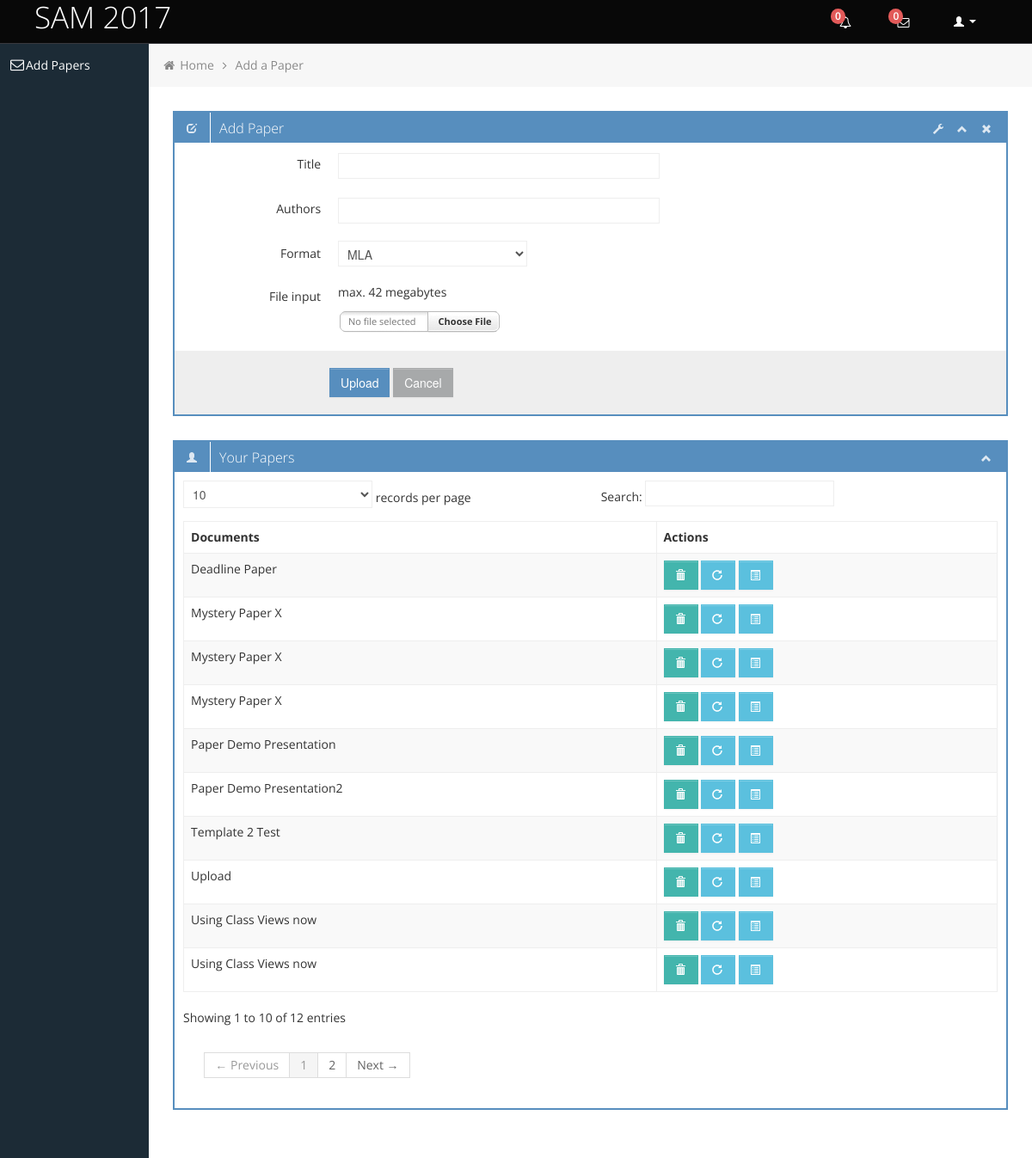
Page /app/upload/ (signed in) on the committed database.
### app/models.py (models this page shows, shortened)
class Paper(models.Model):
    title = models.CharField(max_length = 255)
    revision = models.BooleanField()
    date_submitted = models.DateTimeField(auto_now=True, null=True)
    contact_author = models.ForeignKey(SAM2017User, related_name="submitter")
    authors = models.CharField(max_length = 255)
    deadline = models.DateTimeField(null=True)
    docfile = models.FileField(upload_to='documents/%y/%m/%d')
    MLA = "MLA"
    APA = "APA"
    CBE = "CBE"
    CHICAGO = "CHI"
    FORMAT_CHOICES = (
            (MLA, "MLA"),
            (APA, "APA"),
            (CBE, "CBE"),
            (CHICAGO, "Chicago"),
    )
    format = models.CharField(max_length= 10,
                              choices=FORMAT_CHOICES)

### app/views.py (the view, shortened to what this page needs)
class UploadPaper(View):
    err = ''
    template_name = 'app/upload.html'
    form_class = DocumentForm() # A empty, unbound form
    def get(self, request, *args, **kwargs):
        current_user = request.user
        sam2017_user = SAM2017User.objects.get(user=current_user)
        papers = Paper.objects.filter(contact_author=sam2017_user)
        return render(request, self.template_name,{'papers': papers, 'form': self.form_class})

### app/forms.py
class DocumentForm(forms.Form):
    docfile = forms.FileField(
        label='Select a file',
        help_text='max. 42 megabytes',
        widget=forms.FileInput(attrs={'class' : 'input-file uniform_on'}),
    )
    FORMAT_CHOICES = (
            ('MLA', "MLA"),
            ('APA', "APA"),
            ('CBE', "CBE"),
            ('CHICAGO', "Chicago"),
    )
    title = forms.CharField(label='Title', max_length=225, widget=forms.TextInput(attrs={'class' : 'span6 typeahead'}))
    authors = forms.CharField(label='list of authors', max_length=200, widget=forms.TextInput(attrs={'class' : 'span6 typeahead'}))
    format = forms.ChoiceField(label='format of paper', widget=forms.Select, choices = FORMAT_CHOICES, required= True)
    help_text='max. 42 megabytes'

### app/templates/app/upload.html (shortened to what this page needs)
{% extends "app/base.html" %}
{% block content %}
			<ul class="breadcrumb">
				<li>
					<i class="icon-home"></i>
                    <a href="{% url 'app:index' %}">Home</a>
					<i class="icon-angle-right"></i>
				</li>
				<li><a href="#">Add a Paper</a></li>
			</ul>
			<div class="row-fluid sortable">
				<div class="box span12">
					<div class="box-header" data-original-title>
						<h2><i class="halflings-icon white edit"></i>Add Paper</h2>
						<div class="box-icon">
							<a href="#" class="btn-setting"><i class="halflings-icon white wrench"></i></a>
							<a href="#" class="btn-minimize"><i class="halflings-icon white chevron-up"></i></a>
							<a href="#" class="btn-close"><i class="halflings-icon white remove"></i></a>
						</div>
					</div>
					<div class="box-content">
						<form class="form-horizontal" action="{% url 'app:upload' %}" method="post" enctype="multipart/form-data">
						  <fieldset>
							<div class="control-group">
							  <label class="control-label">Title </label>
							  <div class="controls">
									{{ form.title }}
							  </div>
							</div>
							<div class="control-group">
							  <label class="control-label">Authors </label>
							  <div class="controls">
									{{ form.authors }}
							  </div>
							</div>
							<div class="control-group">
							  <label class="control-label">Format </label>
							  <div class="controls">
									{{ form.format }}
							  </div>
							</div>
							<div class="control-group">
							  <label class="control-label" for="fileInput">File input</label>
							  <div class="controls">
									{{ form.docfile.help_text }}</p>
							  </div>
							</div>
							<div class="form-actions">
							  <input type="submit" class="btn btn-primary" value="Upload" />
							  <button type="reset" class="btn">Cancel</button>
							</div>
						  </fieldset>
						</form>
					</div>
				</div>
			</div>
			<div class="row-fluid sortable">
				<div class="box span12">
					<div class="box-header" data-original-title>
						<h2><i class="halflings-icon white user"></i>Your Papers</h2>
						<div class="box-icon">
							<a href="#" class="btn-minimize"><i class="halflings-icon white chevron-up"></i></a>
						</div>
					</div>
					<div class="box-content">
					{% if papers %}
						<table class="table table-striped table-bordered bootstrap-datatable datatable">
						  <thead>
							  <tr>
								  <th>Documents</th>
								  <th>Actions</th>
							  </tr>
						  </thead>
						  <tbody>
						  {% for paper in papers %}
							<tr>
								<td>{{ paper.title }}</td>
								<td class="center">
									<a class="btn btn-success" href="#">
										<i class="halflings-icon white trash"></i>
									</a>
									<a href="/app/reupload?id={{ paper.id }}" class="btn btn-info">
										<i class="halflings-icon white repeat"></i>
									</a>
                                    <a href="/app/{{ paper.id }}/report" class="btn btn-info">
										<i class="halflings-icon white list-alt"></i>
									</a>
								</td>
							</tr>
							{% endfor %}
						  </tbody>
					  </table>
					{% else %}
						<strong>There are no papers submitted.</strong>
					{% endif %}
					</div>
				</div>
			</div>
{% endblock %}

### app/templates/app/base.html (shortened to what this page needs)
{% load staticfiles %}
<!DOCTYPE html>
<html lang="en">
<head>
	<link id="bootstrap-style" href="{% static 'css/bootstrap.min.css' %}" rel="stylesheet">
	<link href="{% static 'css/bootstrap-responsive.min.css' %}" rel="stylesheet">
	<link id="base-style" href="{% static 'css/style.css' %}" rel="stylesheet">
	<link id="base-style-responsive" href="{% static 'css/style-responsive.css' %}" rel="stylesheet">
</head>
<body>
	<div class="navbar">
		<div class="navbar-inner">
			<div class="container-fluid">
				<a class="brand" href="index.html"><span>SAM 2017</span></a>
				<div class="nav-no-collapse header-nav">
					<ul class="nav pull-right">
						<li class="dropdown hidden-phone">
							<a class="btn dropdown-toggle" data-toggle="dropdown" href="#">
								<i class="icon-bell"></i>
								<span class="badge red notifcount">0</span>
							</a>
						</li>
						<li class="dropdown hidden-phone">
							<a class="btn dropdown-toggle" data-toggle="dropdown" href="#">
								<i class="icon-envelope"></i>
								<span class="badge red">
								0 </span>
							</a>
						</li>
						<li class="dropdown">
							<a class="btn dropdown-toggle" data-toggle="dropdown" href="#">
								<i class="halflings-icon white user"></i>
								<span class="caret"></span>
							</a>
						</li>
					</ul>
				</div>
			</div>
		</div>
	</div>
		<div class="container-fluid-full">
		<div class="row-fluid">
			<div id="sidebar-left" class="span2">
				<div class="nav-collapse sidebar-nav">
					<ul class="nav nav-tabs nav-stacked main-menu">
						<li><a href="/app/upload"><i class="icon-envelope"></i><span class="hidden-tablet">Add Papers</span></a></li>
					</ul>
				</div>
			</div>
			<div id="content" class="span10">
			{% block content %}{% endblock %}
			</div>
		</div>
		</div>
</body>
</html>

### app/static/css/style-responsive.css (style rules this page uses)
@media (min-width: 1200px) { .container-fluid-full { overflow: hidden; position: relative; height: 100%; } }
@media (min-width: 1200px) { #content { width: 85.578%; padding: 28px; margin: 0px 0px; margin-left: 14.422% !important; } }
@media (min-width: 1200px) { #sidebar-left { background: #1C2B36; margin-left: 0px !important; position: absolute; height: 100%; } }
@media (min-width: 1200px) { .sidebar-nav > ul { margin: 0px; } }

### app/static/css/halflings.css (style rules this page uses)
html, html .halflings { -webkit-font-smoothing: antialiased !important; }
.halflings-icon { display: inline-block; width: 14px; height: 14px; line-height: 14px; vertical-align: text-top; background-image: url(../img/glyphicons_halflings.svg); background-position: 0 0; background-repeat: no-repeat; vertical-align: top; *display: inline; *zoom: 1; *margin-right: .3em; }
.halflings-icon.white { background-image: url(../img/glyphicons_halflings-white.svg); }
.halflings-icon.user { background-position: -168px 0; }
.halflings-icon.remove { background-position: -312px 0; }
.halflings-icon.trash { background-position: -456px 0; }
.halflings-icon.repeat { background-position: -216px -24px; }
.halflings-icon.list-alt { background-position: -264px -24px; }
.halflings-icon.edit { background-position: -96px -72px; }
.halflings-icon.chevron-up { background-position: -288px -120px; }
.halflings-icon.wrench { background-position: -360px -144px; }

### rows in the picture
Paper: title "Mystery Paper X"
Paper: title "Mystery Paper X"
Paper: title "Mystery Paper X"
Paper: title "Paper Demo Presentation"
Paper: title "Paper Demo Presentation2"
Paper: title "Upload"
Paper: title "Deadline Paper"
Paper: title "Template 2 Test"
Paper: title "Using Class Views now"
Paper: title "Using Class Views now"
